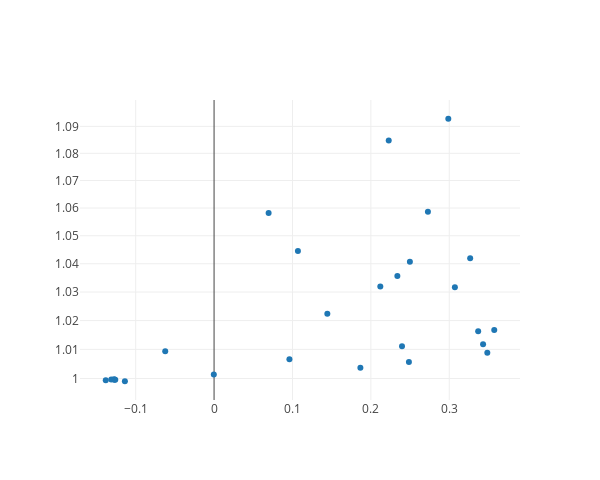

Notebook source saved alongside this figure:
### Code cell
def myscatter(arg1, arg2, names=None):
    
    plotdata = []
    
    plotdata.append(Scatter(
        x = arg1,
        y = arg2,
        mode = 'markers'
    ))
    
    layout = Layout(
        autosize=False,
        width=600,
        height=480,
        yaxis=dict(
            type='log',
            autorange=True
        )
    )
    
    fig = Figure(data=plotdata, layout=layout)
    
    return iplot(fig)
    
myscatter(sharpes_array, mses_array)
# MSEs worse than linear regression
# no very good Sharpes
# weak correlation between MSEs, Sharpes, which is perplexing

### Figure 1 — Plotly figure (JSON) as saved in the notebook; plotly's stock layout.template omitted (floating-point values rounded to 4 significant figures)
{"data": [{"mode": "markers", "type": "scatter", "x": [0.3486, 0.2338, -0.0623, 0.107, 0.3267, -0.126, 0.3072, -0.1275, 0.2397, -0.1272, 0.2988, -0.0003331, 0.09612, 0.3369, 0.3432, -0.1138, 0.2498, 0.3574, -0.1311, 0.1867, 0.2121, 0.06959, 0.2228, 0.1445, 0.2728, -0.1382, 0.2485], "y": [1.009, 1.036, 1.009, 1.045, 1.042, 0.9996, 1.032, 0.9998, 1.011, 0.9996, 1.093, 1.001, 1.007, 1.016, 1.012, 0.9991, 1.041, 1.017, 0.9997, 1.004, 1.032, 1.058, 1.085, 1.022, 1.059, 0.9994, 1.006]}], "layout": {"autosize": false, "height": 480, "width": 600, "yaxis": {"autorange": true, "type": "log"}}}
